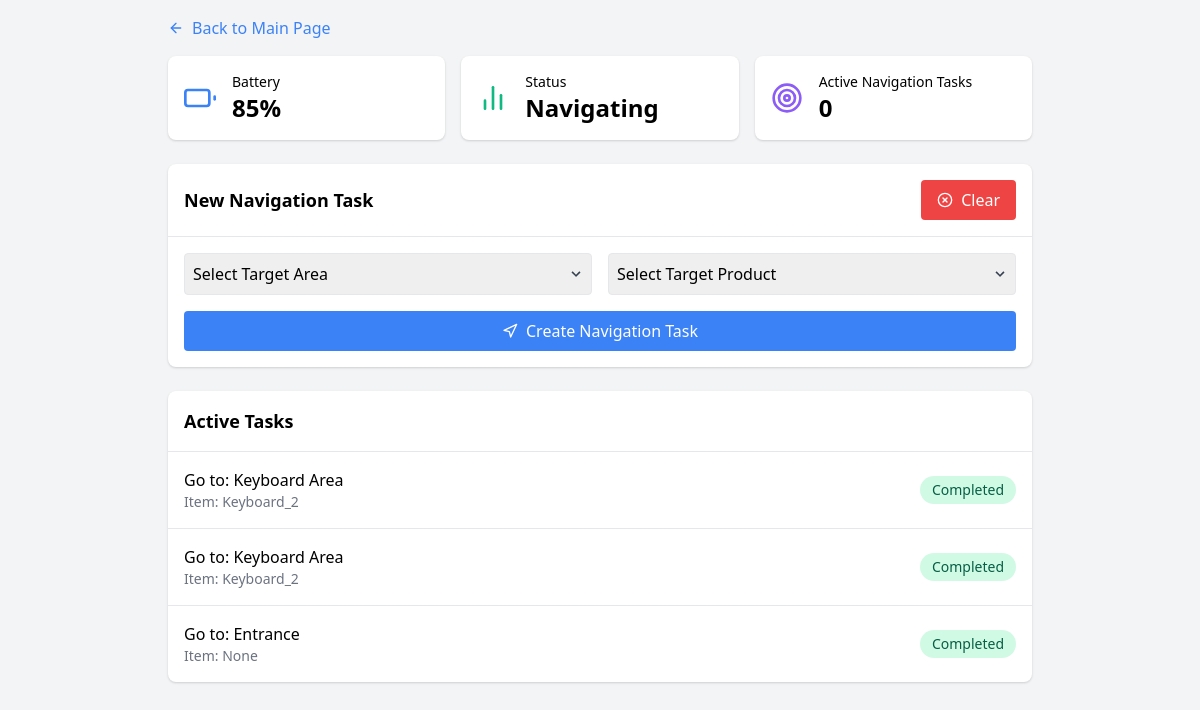
Page /navigation on the earlier database version.
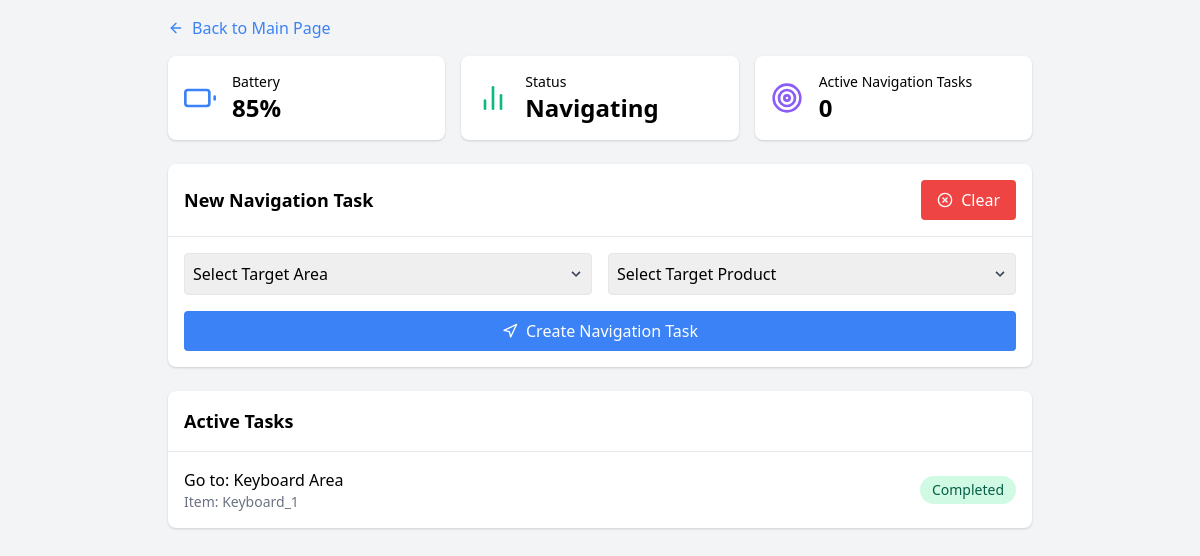
Same page on the later database version.
### ui.py (models this page shows)
class Navigation(db.Model):
    id = db.Column(db.Integer, primary_key=True)
    target_area = db.Column(db.String(100), nullable=False)
    target_product = db.Column(db.String(200), nullable=False)
    status = db.Column(db.String(20), default='Queued')
    created_at = db.Column(db.DateTime, default=datetime.utcnow)

### ui.py (the view)
@app.route('/navigation')
def navigation():
    navigation_tasks = Navigation.query.all()
    robot_status = get_robot_status()
    robot_status['active_tasks'] = get_active_count(Navigation)
    robot_status['status'] = "Navigating"
    return render_template('navigation.html',
                         tasks=navigation_tasks,
                         robot_status=robot_status,
                         page_type="navigation")

### ui.py (called while the page is built)
def get_robot_status():
    return {
        'battery_level': 85,
    }

def get_active_count(model):
    return model.query.filter_by(status='In Progress').count()

### templates/navigation.html (shortened to what this page needs)
{% extends "base.html" %}
{% from 'components.html' import status_cards %}
{% block content %}
<div class="p-4 max-w-4xl mx-auto">
    <a href="{{ url_for('home') }}" class="inline-flex items-center mb-4 text-blue-500 hover:text-blue-700">
        <i data-feather="arrow-left" class="w-4 h-4 mr-2"></i>
        Back to Main Page
    </a>
    {{ status_cards(robot_status, 'navigation') }}
    <div class="bg-white rounded-lg shadow mb-6">
        <div class="p-4 border-b flex justify-between items-center">
            <h2 class="text-lg font-semibold">New Navigation Task</h2>
            <button id="clear-button"
                    class="bg-red-500 text-white py-2 px-4 rounded flex items-center hover:bg-red-600">
                <i data-feather="x-circle" class="w-4 h-4 mr-2"></i>
                Clear
            </button>
        </div>
        <div class="p-4">
            <form id="taskForm" class="grid grid-cols-1 md:grid-cols-2 gap-4" data-type="navigation">
                <div class="relative">
                    <select id="target_area"
                            name="target_area"
                            class="border rounded p-2 w-full appearance-none"
                            required>
                        <option value="" disabled selected>Select Target Area</option>
                    </select>
                    <div class="pointer-events-none absolute inset-y-0 right-0 flex items-center px-2 text-gray-700">
                    </div>
                </div>
                <div class="relative">
                    <select id="target_product"
                            name="target_product"
                            class="border rounded p-2 w-full appearance-none"
                            required>
                        <option value="" disabled selected>Select Target Product</option>
                    </select>
                    <div class="pointer-events-none absolute inset-y-0 right-0 flex items-center px-2 text-gray-700">
                    </div>
                </div>
                <button type="submit"
                        class="bg-blue-500 text-white rounded p-2 flex items-center justify-center md:col-span-2">
                    <i data-feather="navigation" class="w-4 h-4 mr-2"></i>
                    Create Navigation Task
                </button>
            </form>
        </div>
    </div>
    <div class="bg-white rounded-lg shadow">
        <div class="p-4 border-b">
            <h2 class="text-lg font-semibold">Active Tasks</h2>
                </div>
        <div class="divide-y" id="tasksList">
            {% for task in tasks %}
            <div class="p-4 flex items-center justify-between" id="task-{{ task.id }}">
                <div>
                    <div class="font-medium">
                        Go to: {{ task.target_area }}
                    </div>
                    <div class="text-sm text-gray-500">Item: {{ task.target_product }}</div>
                </div>
                <div class="flex items-center space-x-4">
                    <span class="px-3 py-1 rounded-full text-sm
                        {% if task.status == 'In Progress' %}
                            bg-blue-100 text-blue-800
                        {% elif task.status == 'Completed' %}
                            bg-green-100 text-green-800
                        {% else %}
                            bg-gray-100 text-gray-800
                        {% endif %}">
                        {{ task.status }}
                    </span>
                </div>
            </div>
            {% endfor %}
        </div>
    </div>
</div>
{% endblock %}

Differences in the rows shown:
removed Navigation: target_area "Keyboard Area", target_product "Keyboard_2", status "Completed"
removed Navigation: target_area "Entrance", target_product "None", status "Completed"
changed Navigation "Keyboard Area": target_product "Keyboard_2" → "Keyboard_1"
